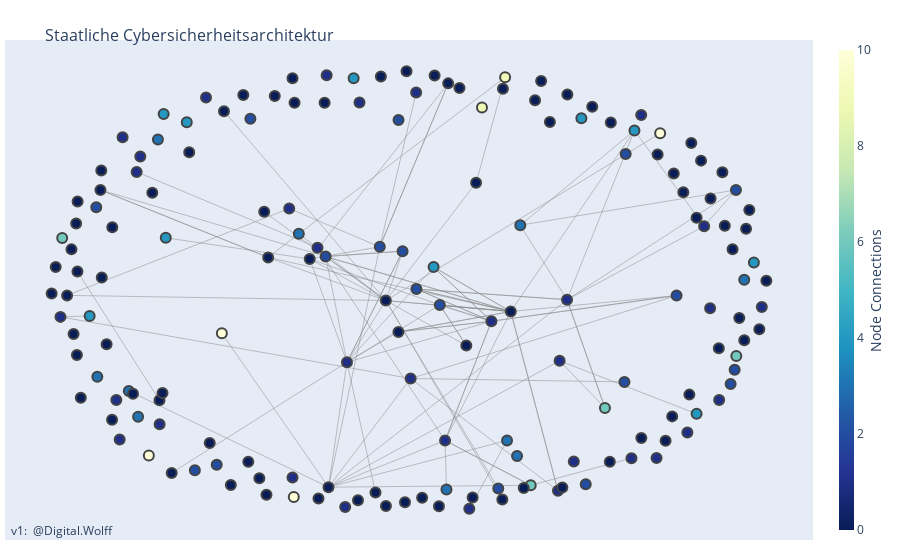

Source (notebook cell):
### Code cell
#Create Network Graph
fig = go.Figure(data=[edge_trace, node_trace],
             layout=go.Layout(
                title='<br>Staatliche Cybersicherheitsarchitektur',
                titlefont_size=16,
                showlegend=False,
                hovermode='closest',
                margin=dict(b=20,l=5,r=5,t=40),
                annotations=[ dict(
                    text="v1: <a href='http://cyber.digitalwolff.de/'> @Digital.Wolff</a>",
                    showarrow=False,
                    xref="paper", yref="paper",
                    x=0.005, y=-0.002 ) ],
                xaxis=dict(showgrid=False, zeroline=False, showticklabels=False),
                yaxis=dict(showgrid=False, zeroline=False, showticklabels=False))
                )
fig.show()

### Figure 1 — Plotly figure (JSON) as saved in the notebook; plotly's stock layout.template omitted (floating-point values rounded to 4 significant figures; data arrays with more than 128 entries replaced by an {"elided": "..."} marker saying what was removed)
{"data": [{"hoverinfo": "none", "line": {"color": "#888", "width": 0.5}, "mode": "lines", "type": "scatter", "x": {"elided": "330 float values"}, "y": {"elided": "330 float values"}}, {"hoverinfo": "text", "marker": {"color": {"elided": "730 int values"}, "colorbar": {"thickness": 15, "title": {"side": "right", "text": "Node Connections"}, "xanchor": "left"}, "colorscale": [[0, "rgb(255,255,217)"], [0.125, "rgb(237,248,177)"], [0.25, "rgb(199,233,180)"], [0.375, "rgb(127,205,187)"], [0.5, "rgb(65,182,196)"], [0.625, "rgb(29,145,192)"], [0.75, "rgb(34,94,168)"], [0.875, "rgb(37,52,148)"], [1, "rgb(8,29,88)"]], "line": {"width": 2}, "reversescale": true, "showscale": true, "size": 10}, "mode": "markers", "text": {"elided": "1285 str values"}, "type": "scatter", "x": {"elided": "167 float values"}, "y": {"elided": "167 float values"}}], "layout": {"annotations": [{"showarrow": false, "text": "v1: <a href='http://cyber.digitalwolff.de/'> @Digital.Wolff</a>", "x": 0.005, "xref": "paper", "y": -0.002, "yref": "paper"}], "hovermode": "closest", "margin": {"b": 20, "l": 5, "r": 5, "t": 40}, "showlegend": false, "title": {"font": {"size": 16}, "text": "<br>Staatliche Cybersicherheitsarchitektur"}, "xaxis": {"showgrid": false, "showticklabels": false, "zeroline": false}, "yaxis": {"showgrid": false, "showticklabels": false, "zeroline": false}}}
